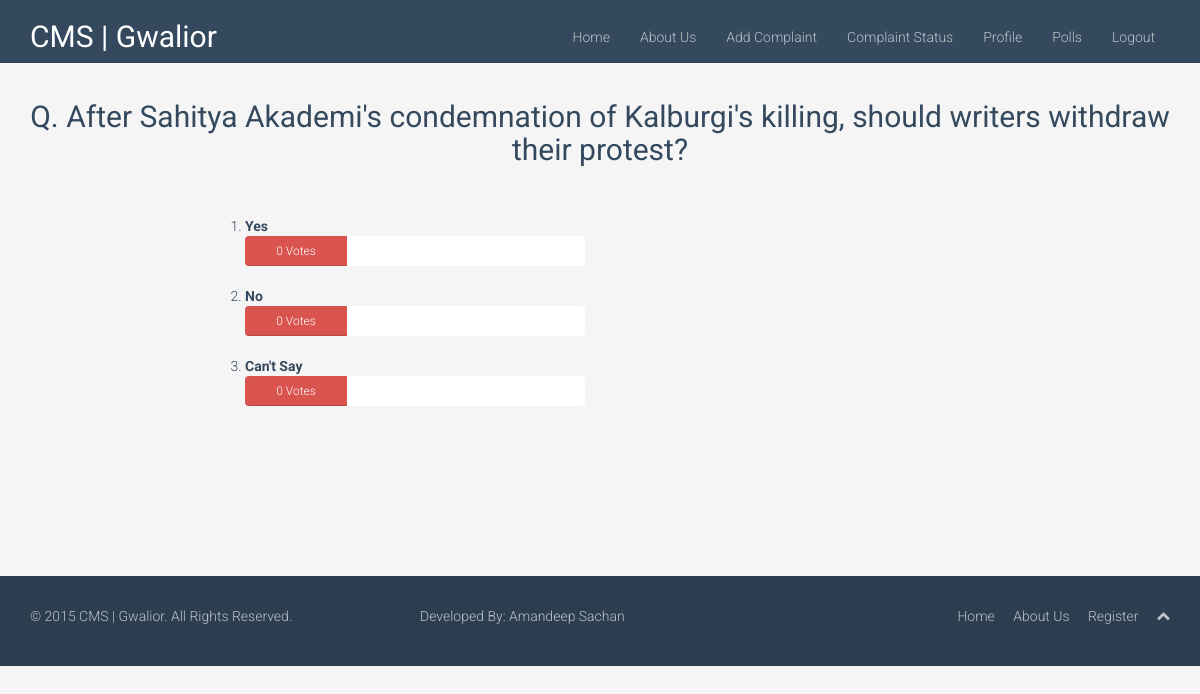
The page /polls/6/results/ (signed in) on the database its author committed.
### polls/models.py (models this page shows, shortened)
class Question(models.Model):
    question_text = models.CharField(max_length=200)
    pub_date = models.DateTimeField('date published')
    def was_published_recently(self):
    	return self.pub_date >= timezone.now() - datetime.timedelta(days=1)
    was_published_recently.admin_order_field = 'pub_date'
    was_published_recently.boolean = True
    was_published_recently.short_description = 'Published recently?'

class Choice(models.Model):
    question = models.ForeignKey(Question)
    choice_text = models.CharField(max_length=200)
    votes = models.IntegerField(default=0)

### polls/views.py (the view)
# urls.py: url(r'^(?P<question_id>\d+)/results/$', views.results, name='results'),
@login_required
def results(request, question_id):
    total = 0
    question = get_object_or_404(Question, pk=question_id)
    for choice in question.choice_set.all():
        total = total + choice.votes
    return render(request, 'polls/results.html', {'question': question, 'total':total})

### templates/polls/results.html
{% extends 'mybase.html' %}
{% load staticfiles %}
{% block body_block %}
<center><h2>Q. {{ question.question_text }}</h2></center><br/><br/>
<div class="row">
<div class="col-md-2"></div>
<div class="col-md-4">
<ol>
{% for choice in question.choice_set.all %}
    <li>
    <b>{{ choice.choice_text }}</b>
	 <div class="progress">
  <div class="progress-bar progress-bar-danger" role="progressbar" aria-valuenow="80" aria-valuemin="0" aria-valuemax="100" style="width: 30%">
  {{choice.votes}} Votes
  </div>
</div>
    </li>
{% endfor %}
</ol>
</div>
</div>
<br/><br/><br/><br/><br/><br/><br/>
{% endblock %}

### static/css/main.css (style rules this page uses)
body { padding-top: 80px; color: #34495e; background: #f5f5f5; font-family: 'Roboto', sans-serif; font-weight: 300; }
h1, h2, h3, h4, h5, h6 { font-family: 'Roboto', sans-serif; font-weight: 400; }
.progress, .progress .bar { background: #fff; -webkit-box-shadow: none; -moz-box-shadow: none; box-shadow: none; height: 30px; line-height: 30px; }
.row > div { margin-bottom: 10px; }

### rows shown on the page
Question: question_text "After Sahitya Akademi's condemnation of Kalburgi's killing, should writers withdraw their protest?"
Choice: choice_text "Yes", votes "0"
Choice: choice_text "No", votes "0"
Choice: choice_text "Can't Say", votes "0"
